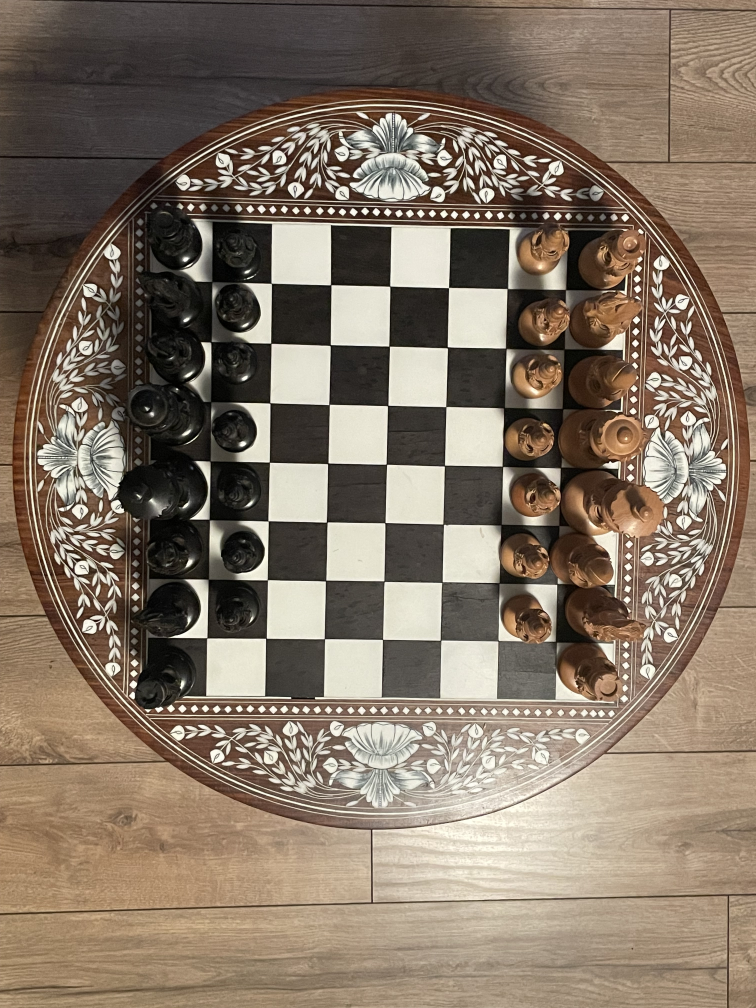
#> input picture Images/chess2.jpg, 3024 x 4032 px, found by its file name (shown at 1/4 size)
$ python HoughCircle.py
#> lines starting #> are read from the running program, lines starting #| are printed output that depends on the picture; after the words box and inside, x2 and y2 are one past the last pixel; in counts of white or black regions, pixels touching at a corner belong together
import cv2
import numpy as np

# Load an image
img = cv2.imread(r'C:\Users\16134\OneDrive\Documents\Learning\Hardware\Raspberry Pi\Chess Robot Arm\Images/chess2.jpg', cv2.IMREAD_COLOR)
#> img is the input picture: shape (4032, 3024, 3); mean B, G, R 101.3, 117, 131.8

# Convert the image to grayscale
gray = cv2.cvtColor(img, cv2.COLOR_BGR2GRAY)
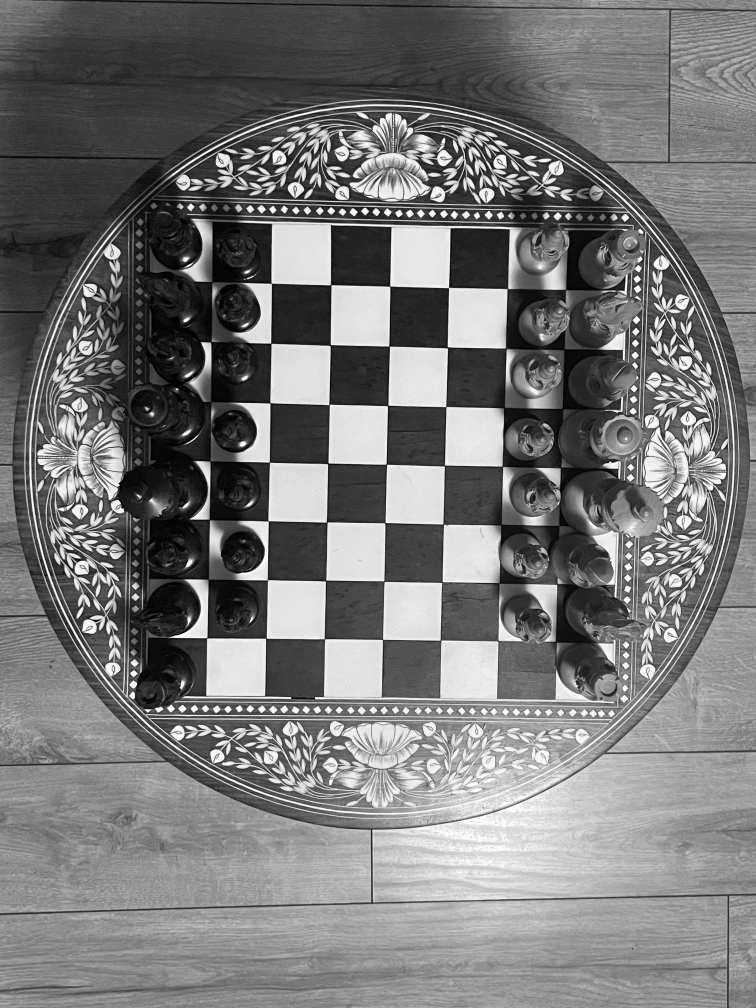
#> gray: shape (4032, 3024) (shown at 1/4 size); min 0, max 255, mean 119.6

# Resize the grayscale image
width = int(gray.shape[1] * 20 / 100)
#> width = 604
height = int(gray.shape[0] * 20 / 100)
#> height = 806
dim = (width, height)
#> dim = (604, 806)
resized = cv2.resize(gray, dim, interpolation=cv2.INTER_AREA)
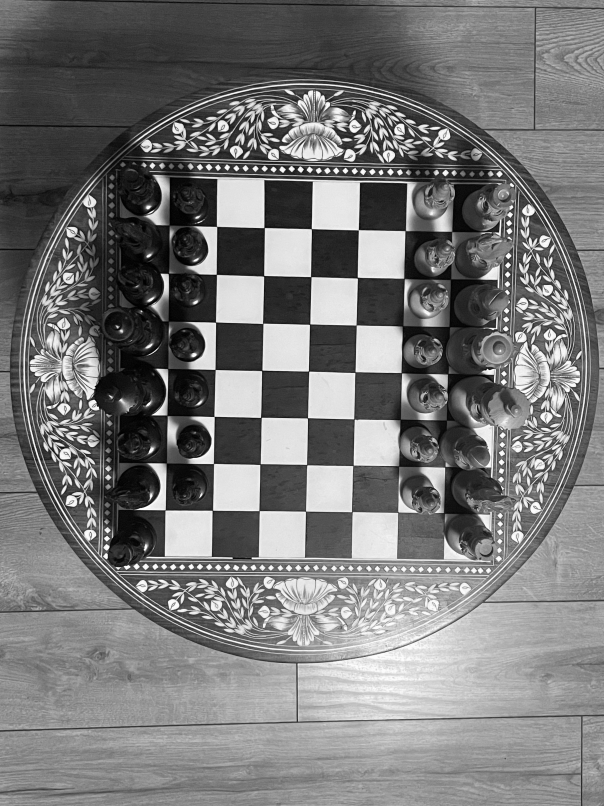
#> resized: shape (806, 604); min 0, max 254, mean 119.6

# Apply thresholding to the grayscale image
thresh, binary_image = cv2.threshold(resized, 200, 255, cv2.THRESH_BINARY)
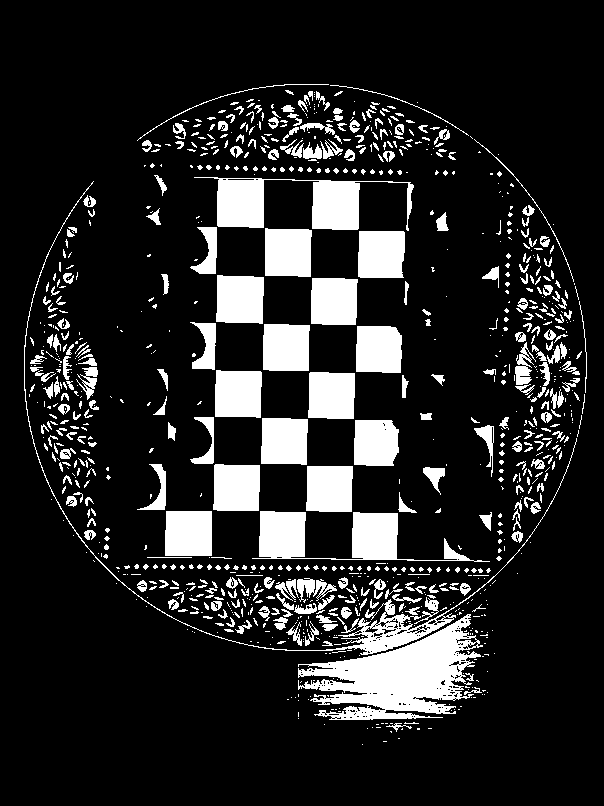
#> binary_image: shape (806, 604); 15% white; 986 white regions (708 under 20 px), largest, box (x1, y1, x2, y2) and area: (298, 614, 483, 720) 9465, (194, 177, 414, 231) 4853, (252, 511, 490, 562) 4628

# Use Hough Circle Transform to detect circles
circles = cv2.HoughCircles(binary_image, cv2.HOUGH_GRADIENT, dp=1, minDist=20, param1=50, param2=30, minRadius=0, maxRadius=0)
#> circles = 613 rows, first 8: [305.5, 363.5, 280.8], [285.5, 367.5, 263.3], [298.5, 388.5, 262], [319.5, 383.5, 261.3], [302.5, 343.5, 260.6], [327.5, 362.5, 259.6], [290.5, 407.5, 241.1], [322.5, 342.5, 254.5]

if circles is not None:
    circles = np.uint16(np.around(circles))
#> circles = 613 rows, first 8: [306, 364, 281], [286, 368, 263], [298, 388, 262], [320, 384, 261], [302, 344, 261], [328, 362, 260], [290, 408, 241], [322, 342, 254]

    for circle in circles[0, :]:
        center = (circle[0], circle[1])  # Circle center coordinates
        radius = circle[2]  # Circle radius

        # Calculate diameter (twice the radius)
        diameter = 2 * radius

        # Set a minimum diameter threshold (adjust as needed)
        min_diameter_threshold = 40  # Example threshold (pixels)

        if diameter >= min_diameter_threshold:
            cv2.circle(resized, center, radius, (0, 255, 0), 2)  # Draw the circle
#> this loop made 613 passes
#> (center, radius, diameter) on passes 1 to 3: ((306, 364), 281, 562), ((286, 368), 263, 526), ((298, 388), 262, 524)
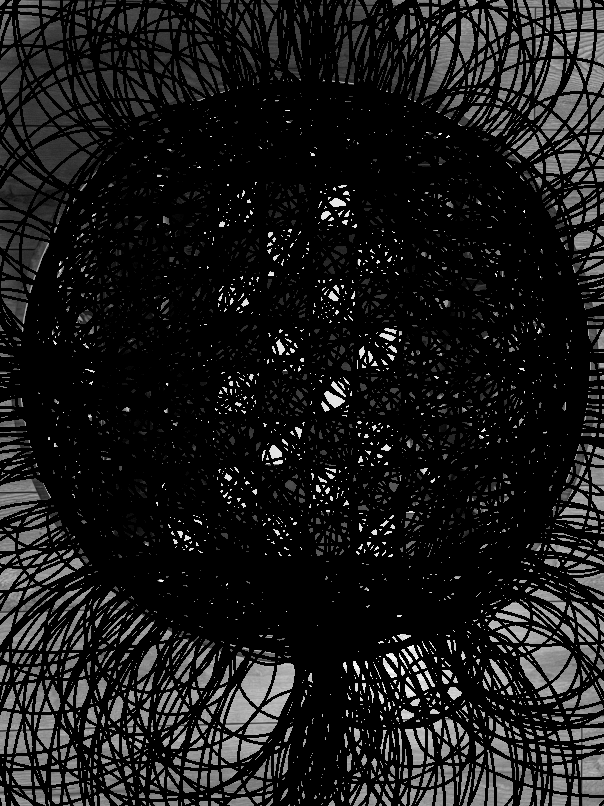
#> resized: shape (806, 604); min 0, max 253, mean 26.2

# Display the image with detected circles
cv2.imshow('Detected Circles', resized)
cv2.waitKey(0)
cv2.destroyAllWindows()

$ run again, with Images/chess3.jpg copied over Images/chess2.jpg
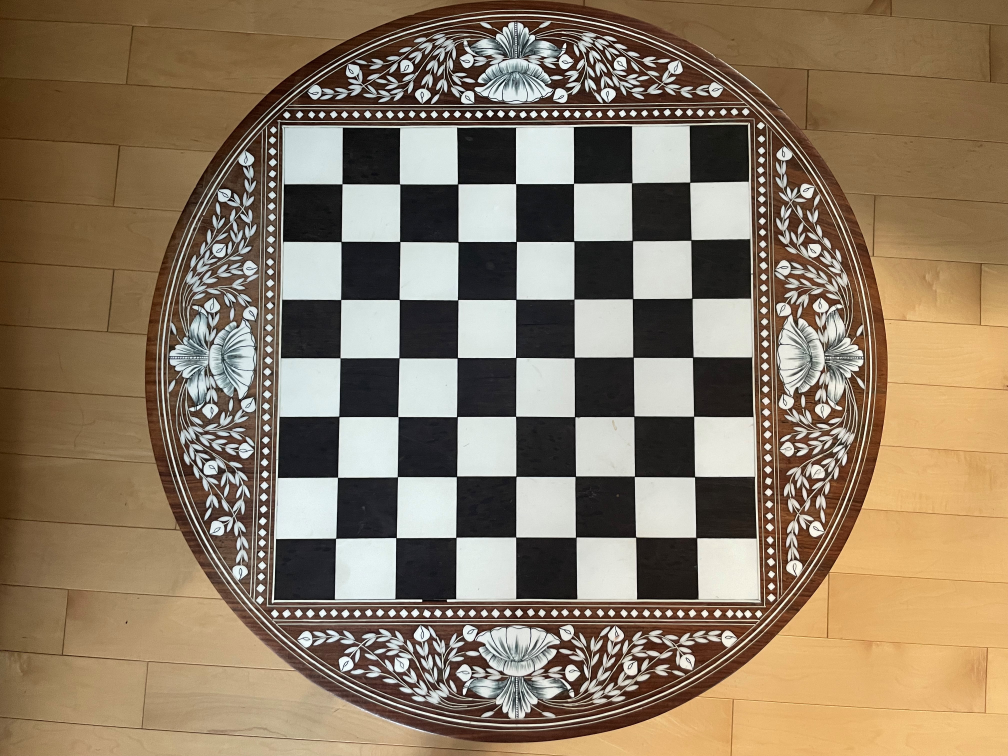
#> input picture Images/chess3.jpg, 4032 x 3024 px, found by its file name (shown at 1/4 size)
#> img is the input picture: shape (3024, 4032, 3); mean B, G, R 99.3, 121.8, 139.6
#> `thresh, binary_image = cv2.threshold(resized, 200, 255, cv2.THRESH_BIN..`:
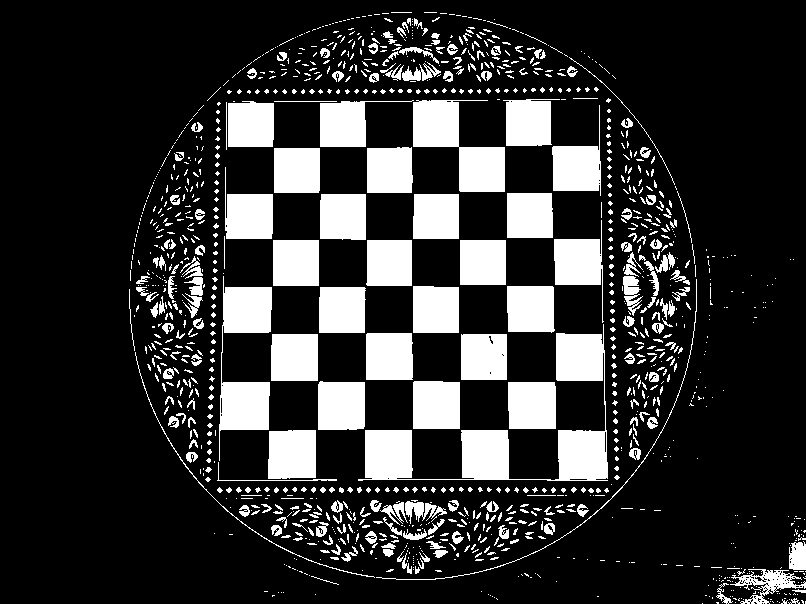
#> binary_image: shape (604, 806); 18.9% white; 1252 white regions (1021 under 20 px), largest, box (x1, y1, x2, y2) and area: (358, 324, 608, 481) 9533, (219, 276, 272, 461) 4655, (413, 100, 505, 192) 4235
#> `circles = cv2.HoughCircles(binary_image, cv2.HOUGH_GRADIENT, dp=1, min..`: circles = 638 rows, first 8: [413.5, 294.5, 284], [434.5, 289.5, 262.4], [400.5, 311.5, 265.2], [379.5, 297.5, 251.5], [401.5, 278.5, 265.2], [427.5, 312.5, 262], [421.5, 272.5, 260.9], [447.5, 307.5, 247.2]
#> `circles = np.uint16(np.around(circles))`: circles = 638 rows, first 8: [414, 294, 284], [434, 290, 262], [400, 312, 265], [380, 298, 252], [402, 278, 265], [428, 312, 262], [422, 272, 261], [448, 308, 247]
#> the loop `for circle in circles[0, :]:` made 638 passes
#> (center, radius, diameter) on passes 1 to 3: ((414, 294), 284, 568), ((434, 290), 262, 524), ((400, 312), 265, 530)
#> after the loop `for circle in circles[0, :]:`:
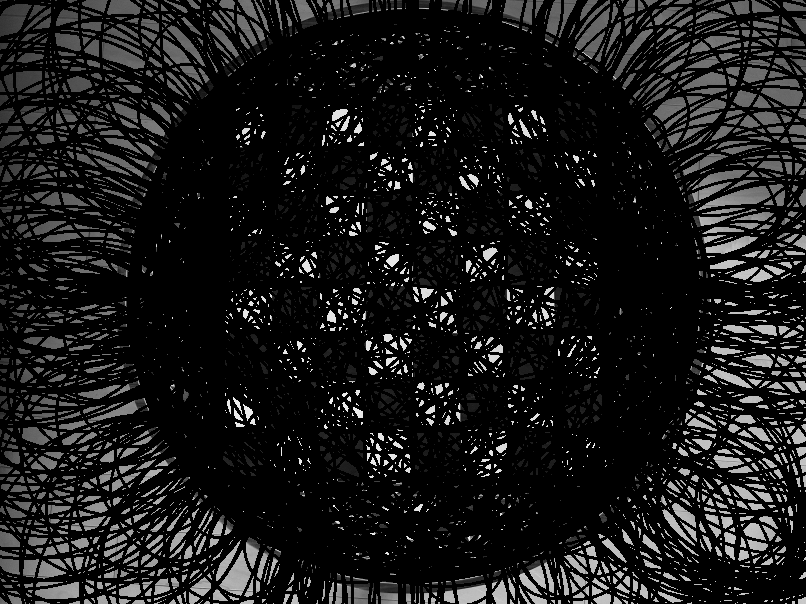
#> resized: shape (604, 806); min 0, max 247, mean 25

$ run again, with Images/chess4.jpg copied over Images/chess2.jpg
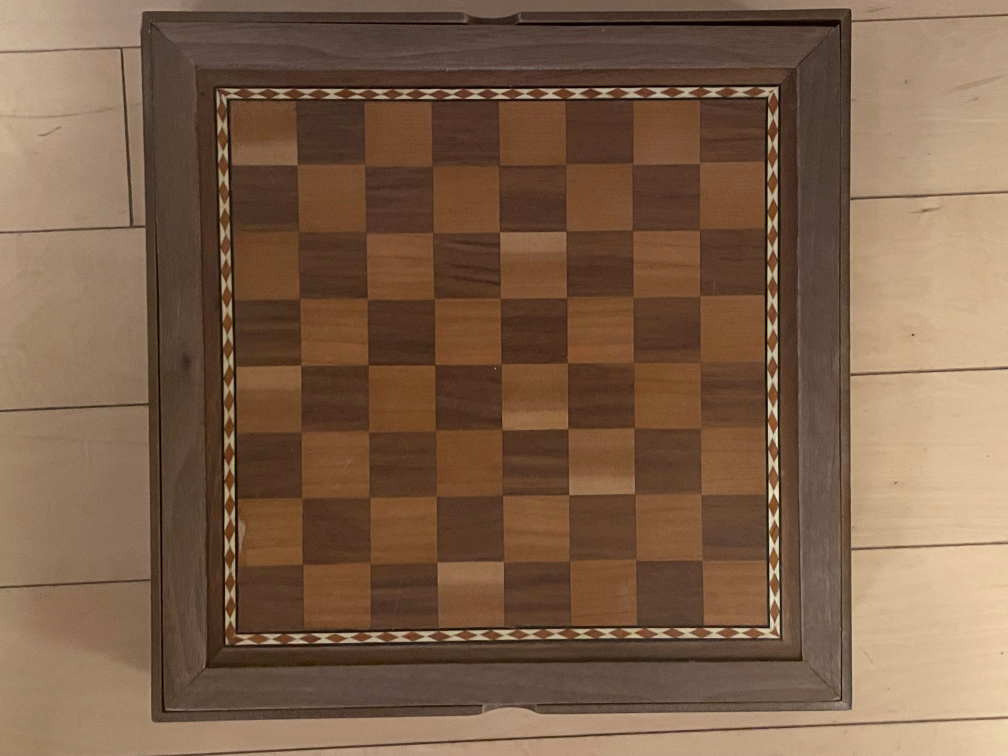
#> input picture Images/chess4.jpg, 4032 x 3024 px, found by its file name (shown at 1/4 size)
#> img is the input picture: shape (3024, 4032, 3); mean B, G, R 73.5, 96.3, 125.2
#> `thresh, binary_image = cv2.threshold(resized, 200, 255, cv2.THRESH_BIN..`:
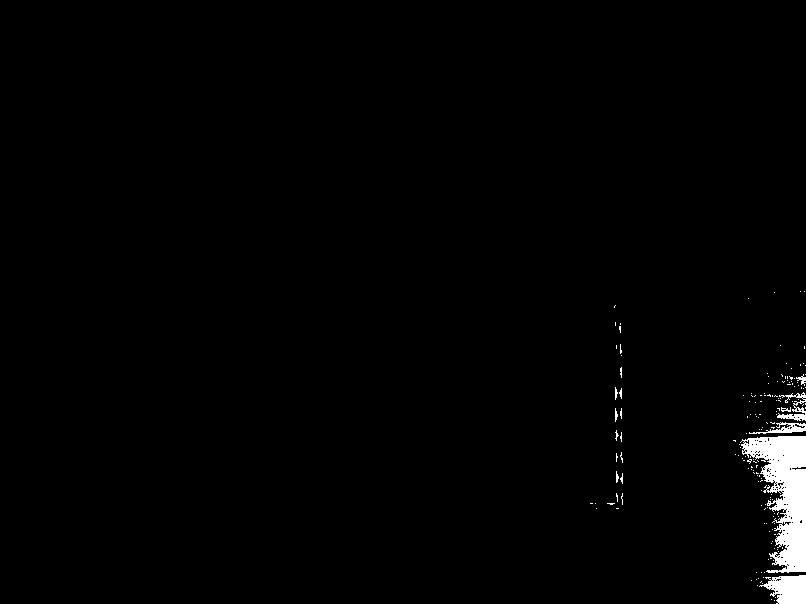
#> binary_image: shape (604, 806); 1.4% white; 169 white regions (159 under 20 px), largest, box (x1, y1, x2, y2) and area: (740, 436, 806, 573) 4755, (759, 575, 806, 604) 950, (777, 392, 806, 421) 299
#> `circles = cv2.HoughCircles(binary_image, cv2.HOUGH_GRADIENT, dp=1, min..`: circles = [[800.5, 455.5, 48.6], [778.5, 454.5, 28.6], [768.5, 414.5, 18.5], [794.5, 497.5, 28.6]]
#> `circles = np.uint16(np.around(circles))`: circles = [[800, 456, 49], [778, 454, 29], [768, 414, 18], [794, 498, 29]]
#> the loop `for circle in circles[0, :]:` made 4 passes
#> (center, radius, diameter) on passes 1 to 4: ((800, 456), 49, 98), ((778, 454), 29, 58), ((768, 414), 18, 36), ((794, 498), 29, 58)
#> after the loop `for circle in circles[0, :]:`:
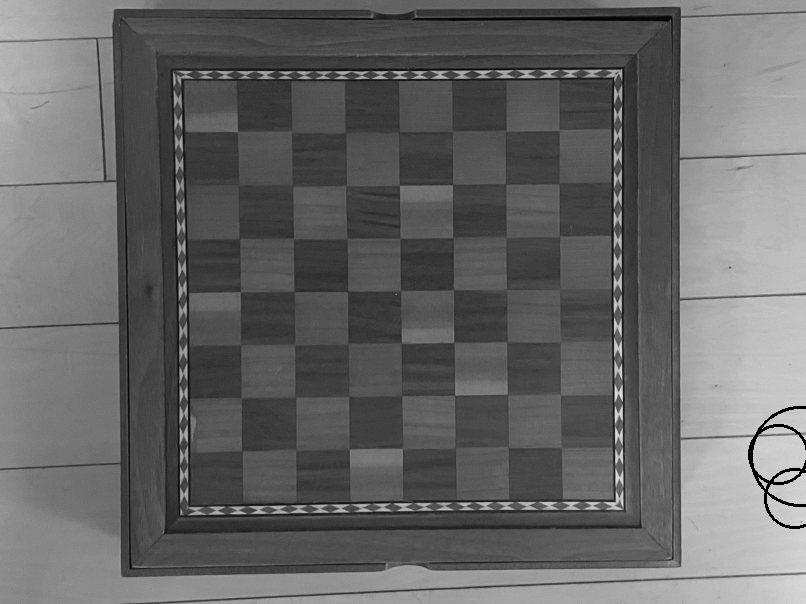
#> resized: shape (604, 806); min 0, max 226, mean 101.9
